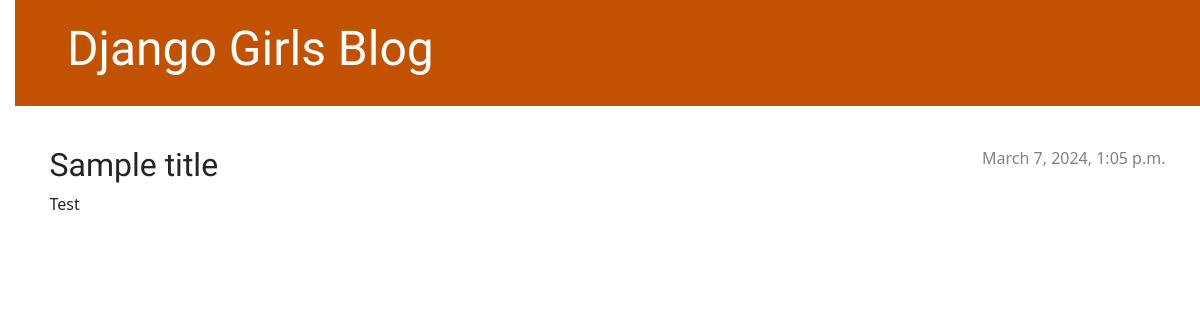
/post/3/, run on an earlier commit of the app's database.
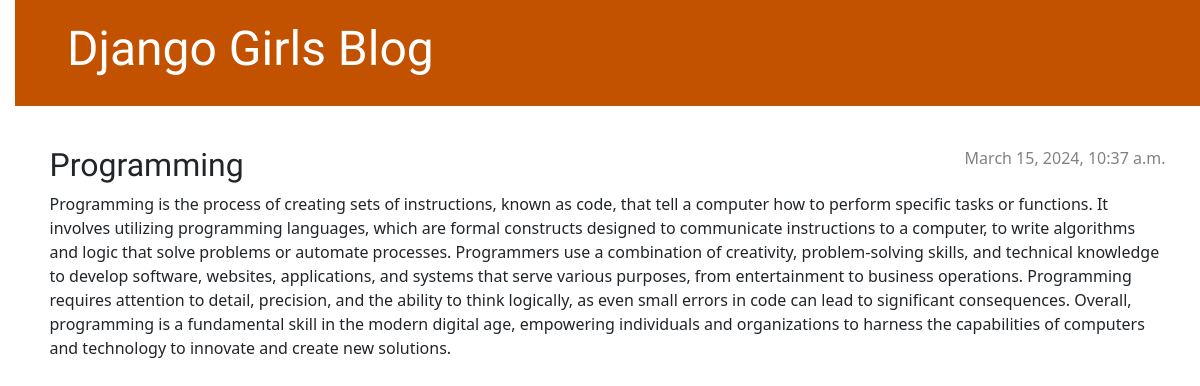
And on a later commit of the database.
### blog/models.py (models this page shows, shortened)
class Post(models.Model):
    author = models.ForeignKey(settings.AUTH_USER_MODEL, on_delete=models.CASCADE)
    title = models.CharField(max_length=200)
    text = models.TextField()
    created_date = models.DateTimeField(default=timezone.now)
    published_date = models.DateTimeField(blank=True, null=True)

### blog/views.py (the view)
# urls.py: path('post/<int:pk>/', views.post_detail, name='post_detail'),
def post_detail(request, pk):
    post = get_object_or_404(Post, pk=pk)
    return render(request, 'blog/post_detail.html', {'post': post})

### blog/templates/blog/post_detail.html (shortened to what this page needs)
{% extends 'blog/base.html' %}
{% block content %}
    <article class="post">
        {% if post.published_date %}
            <div class="date">
                {{ post.published_date }}
            </div>
        {% else %}
            <a class="btn btn-default" href="{% url 'post_publish' pk=post.pk %}">Publish</a>
        {% endif %}
        <h2>{{ post.title }}</h2>
        <p>{{ post.text|linebreaksbr }}</p>
    </article>
{% endblock %}

What changed in the data, as far as the page shows it:
changed Post: published_date "March 7, 2024, 1:05 p.m." → "March 15, 2024, 10:37 a.m."; title "Sample title" → "Programming"; text "Test" → "Programming is the process of creating sets of instructions, known as code, that tell a computer how to perform specific tasks or functions. It involves utilizing programming languages, which are formal constructs designed to communicate instructions to a computer, to write algorithms and logic that solve problems or automate processes. Programmers use a combination of creativity, problem-solving skills, and technical knowledge to develop software, websites, applications, and systems that serve various purposes, from entertainment to business operations. Programming requires attention to detail, precision, and the ability to think logically, as even small errors in code can lead to…"
